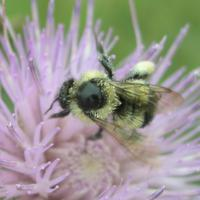
#> input picture 7.Naïve Bees_ Predict Species from Images/20_notebook.jpg, 200 x 200 px, given in place of 2194.jpg, which was not available
$ jupyter execute --allow-errors notebook.ipynb   (shell and % lines are left out)   (older library calls are emulated)   (text cells are left out)
#> lines starting #> are read from the running program, lines starting #| are printed output that depends on the picture; pictures that were not available may be replaced by others from this repository, and a replacement may not be noted
[cell 1]
# used to change filepaths
import os

import matplotlib as mpl
import matplotlib.pyplot as plt
from IPython.display import display

import pandas as pd
import numpy as np

# import Image from PIL
# ... YOUR CODE FOR TASK 1 ...
from PIL import Image
from skimage.feature import hog
from skimage.color import rgb2grey

from sklearn.preprocessing import StandardScaler
from sklearn.decomposition import PCA

# import train_test_split from sklearn's model selection module
# ... YOUR CODE FOR TASK 1 ...
from sklearn.model_selection import train_test_split
# import SVC from sklearn's svm module
# ... YOUR CODE FOR TASK 1 ...
from sklearn.svm import SVC
# import accuracy_score from sklearn's metrics module
from sklearn.metrics import roc_curve, auc, accuracy_score

[cell 2]
# load the labels using pandas
labels = pd.read_csv("datasets/labels.csv", index_col=0)
#> (reads 7.Naïve Bees_ Predict Species from Images/datasets/labels.csv from the repository)

# show the first five rows of the dataframe using head
display(labels.head())

def get_image(row_id, root="datasets/"):
    """
    Converts an image number into the file path where the image is located,
    opens the image, and returns the image as a numpy array.
    """
#> called with row_id = 2194, root = 'datasets/'
    filename = "{}.jpg".format(row_id)
    file_path = os.path.join(root, filename)
    img = Image.open(file_path)
#> img is the input picture: PIL image 200x200 RGB; mean R, G, B 156, 151.1, 146.4
    return np.array(img)

# subset the dataframe to just Apis (genus is 0.0) get the value of the sixth item in the index
apis_row = labels[labels.genus == 0.0].index[5]

# show the corresponding image of an Apis
plt.imshow(get_image(apis_row))
#> (this line was passed over: IPython is not available in this run)
plt.show()

# subset the dataframe to just Bombus (genus is 1.0) get the value of the sixth item in the index
bombus_row = labels[labels.genus == 1.0].index[5]

# show the corresponding image of a Bombus
plt.imshow(get_image(bombus_row))
#> call 2 of get_image, with row_id = 1934, root = 'datasets/'
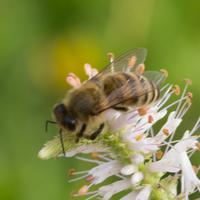
#> input picture 7.Naïve Bees_ Predict Species from Images/92_notebook.jpg, 200 x 200 px, given in place of 1934.jpg, which was not available
#> in get_image, img is the input picture: PIL image 200x200 RGB; mean R, G, B 129.3, 136.9, 69.9
#> (this line was passed over: IPython is not available in this run)
plt.show()

[cell 3]
# load a bombus image using our get_image function and bombus_row from the previous cell
bombus = get_image(bombus_row)

# print the shape of the bombus image
print('Color bombus image has shape: ', bombus.shape)
#| Color bombus image has shape:  (200, 200, 3)

# convert the bombus image to greyscale
grey_bombus = rgb2grey(bombus)
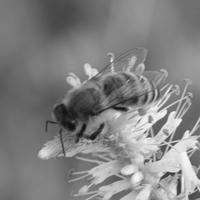
#> grey_bombus: shape (200, 200) float64; min 0.0523, max 0.998, mean 0.512

# show the greyscale image
plt.imshow(grey_bombus, cmap=mpl.cm.gray)
#> (this line was passed over: IPython is not available in this run)

# greyscale bombus image only has one channel
print('Greyscale bombus image has shape: ', ...)

[cell 4]
# run HOG using our greyscale bombus image
hog_features, hog_image = hog(grey_bombus,
                              visualize=True,
                              block_norm='L2-Hys',
                              pixels_per_cell=(16, 16))
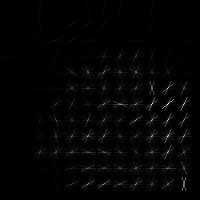
#> hog_image: shape (200, 200) float64; min 0, max 0.198, mean 0.00291; drawn with min black and max white
#> hog_features = 8100 values, max 0.32 at index 7308, min 0 at index 20, mean 0.0852

# show our hog_image with a grey colormap
plt.imshow(hog_image, cmap=mpl.cm.gray)
#> (this line was passed over: IPython is not available in this run)

[cell 5]
def create_features(img):
    # flatten three channel color image
    color_features = img.flatten()
    # convert image to greyscale
    grey_image = rgb2grey(img)
    # get HOG features from greyscale image
    hog_features = hog(grey_image, block_norm='L2-Hys', pixels_per_cell=(16, 16))
    # combine color and hog features into a single array
    flat_features = np.hstack((color_features, hog_features))
    return flat_features

bombus_features = create_features(bombus)

# print shape of bombus_features
# ... YOUR CODE FOR TASK 5 ...
print(bombus_features.shape)
#| (128100,)

[cell 6]
def create_feature_matrix(label_dataframe):
    features_list = []

    for img_id in label_dataframe.index:
        # load image
        img = get_image(img_id)
